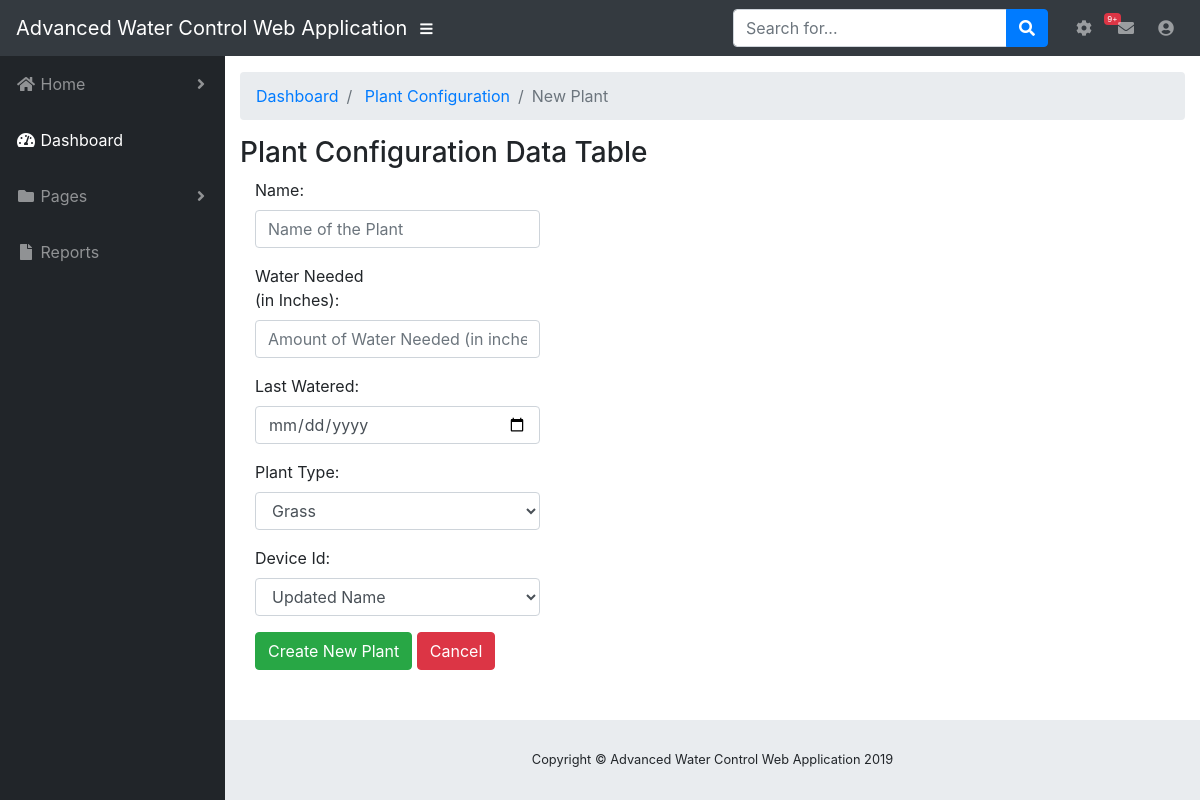
/plants/new/, run on an earlier commit of the app's database.
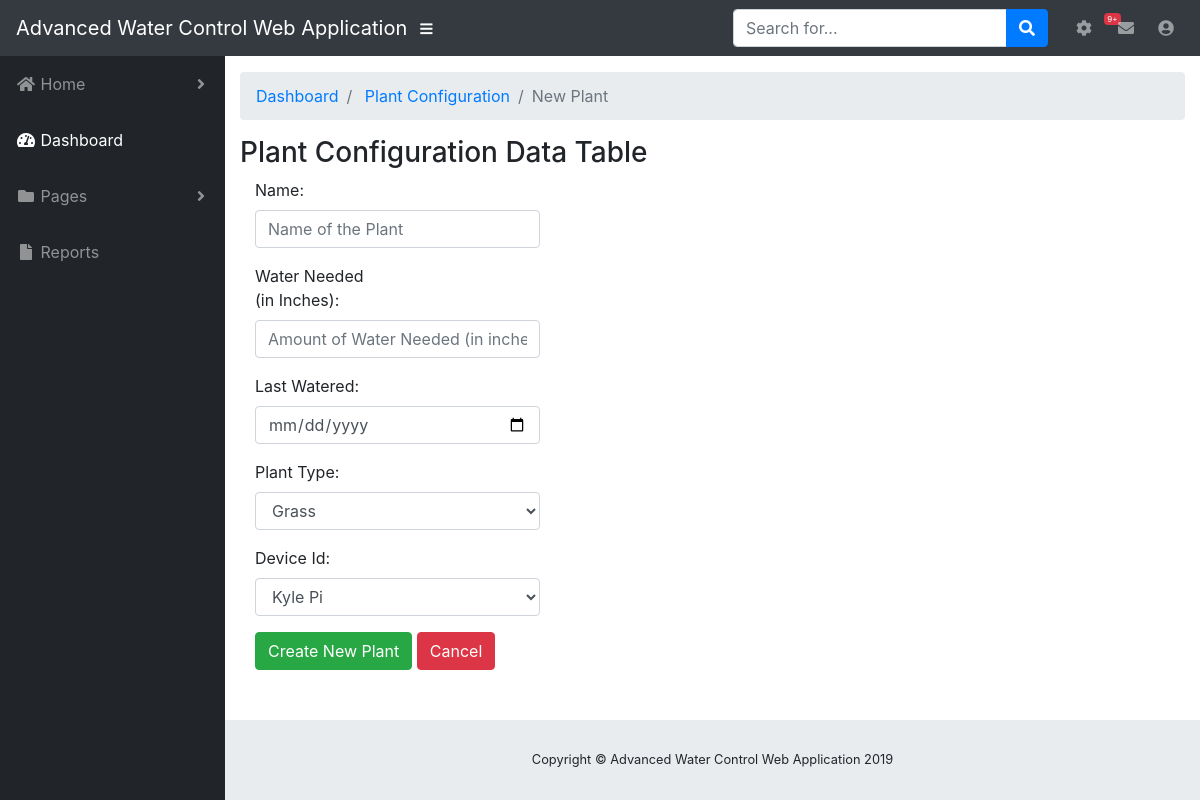
And on a later commit of the database.
### db_setup.py (models this page shows, shortened)
class Device(Base):
    __tablename__ = "devices"
    id = Column(Integer, unique=True, primary_key=True)
    name = Column(String(250), nullable=False)
    restart_time = Column(String(250))
    last_watered = Column(String(250))

### main.py (the view)
@app.route('/plants/new/', methods=['GET', 'POST'])
def newPlant():
    devices = session.query(Device).all()
    if request.method == 'POST':
        newPlant = Plant(name=request.form['name'],
                         water_needed=request.form['water_needed'],
                         last_watered=request.form['last_watered'],
                         plant_type=request.form['plant_type'],
                         device_id=request.form['device_id'])
        session.add(newPlant)
        session.commit()
        return redirect(url_for('plant_configuration'))
    else:
        return render_template('plants/new_plant.html', devices=devices)

### templates/plants/new_plant.html (shortened to what this page needs)
{% extends "layout.html" %}
{% block body %}
    <div id="content-wrapper">
      <div class="container-fluid">
        <ol class="breadcrumb">
          <li class="breadcrumb-item">
            <a href="{{ url_for('home') }}">Dashboard</a>
          </li>
          <li class="breadcrumb-item">
            <a href="{{ url_for('plant_configuration') }}">Plant Configuration</a>
          </li>
          <li class="breadcrumb-item active">New Plant</li>
        </ol>
        <h3 >Plant Configuration Data Table </h3>
          <form class="form-horizontal" action="#" method="post">
              <div class="form-group">
                  <label class="control-label col-sm-2" for="name">Name:</label>
                  <div class="col-md-4 col-sm-10">
                      <input class="form-control" type="text" maxlength="100" id="name" name="name" placeholder="Name of the Plant" required>
                  </div>
              </div>
              <div class="form-group">
                  <label class="control-label col-sm-2" for="author">Water Needed (in Inches):</label>
                  <div class="col-md-4 col-sm-10">
                      <input class="form-control" maxlength="100" name="water_needed" placeholder="Amount of Water Needed (in inches)" required>
                  </div>
              </div>
              <div class="form-group">
                  <label class="control-label col-sm-2" for="last_watered" >Last Watered:</label>
                  <div class="col-md-4 col-sm-10">
                    <input class="form-control" maxlength="100" name="last_watered" type="date" placeholder="Last Watered" required>
                  </div>
              </div>
              <div class="form-group">
                  <label class="control-label col-sm-2" for="plant_type">Plant Type:</label>
                  <div class="col-md-4 col-sm-10">
                       <select class="form-control" name="plant_type">
                            <option>Grass</option>
                       </select>
                  </div>
              </div>
              <div class="form-group">
                  <label class="control-label col-sm-2" for="device_id">Device Id:</label>
                  <div class="col-md-4 col-sm-10">
                      {% for device in devices %}
                      <select class="form-control" name="device_id">
                            <option>{{device.name}}</option>
                       </select>
                      {% endfor %}
                  </div>
              </div>
              <div class="col-md-4">
                <button type="submit" class="btn btn-success">Create New Plant</button>
                <a href="{{ url_for('plant_configuration') }}"><button type="button" class="btn btn-danger">Cancel</button></a>
              </div>
          </form>
      <footer class="sticky-footer">
        <div class="container my-auto">
          <div class="copyright text-center my-auto">
            <span>Copyright © Advanced Water Control Web Application 2019</span>
          </div>
        </div>
      </footer>
    </div>
{% endblock %}

What changed in the data, as far as the page shows it:
removed Device: device_id "Updated Name"
added Device: device_id "Kyle Pi"
